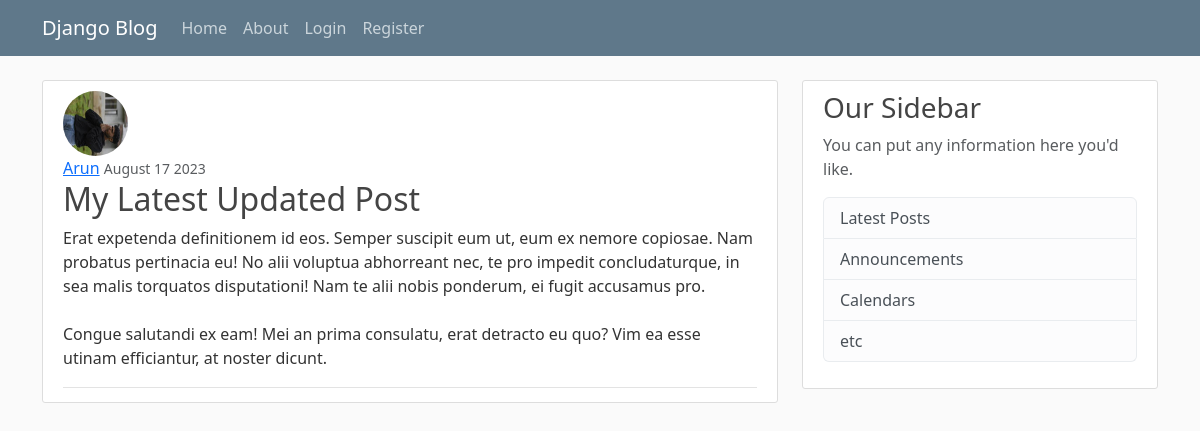
The app's page /post/31/ with its own data.
### blog/models.py (models this page shows, shortened)
class Post(models.Model):
    title = models.CharField(max_length=100)
    content = models.TextField()
    date_posted =models.DateTimeField(default=timezone.now)
    author=models.ForeignKey(User,on_delete=models.CASCADE)

### users/models.py (models this page shows, shortened)
class Profile(models.Model):
    user = models.OneToOneField(User,on_delete=models.CASCADE)
    image =models.ImageField(default='default.jpg',upload_to='profile_pics')

### blog/views.py (the view)
# urls.py: path('post/<int:pk>/',PostDetailView.as_view(),name='post-detail'),
class PostDetailView(DetailView):
    model =Post

### blog/templates/blog/post_detail.html (shortened to what this page needs)
{% extends 'blog/base.html'%}
{% block content %}
    <article class="media content-section">
        <img class="rounded-circle article-img" src="{{object.author.profile.image.url}}">
        <div class="media-body">
            <div class="article-metadata">
                <a class="mr-2" href="{% url 'user-posts' object.author.username %}">{{ object.author }}</a>
                <small class="text-muted">{{ object.date_posted|date:"F d Y" }}</small>
                <h2 class="article-title">{{ object.title }}</h2>
                <p class="article-content">{{ object.content }}</p>
        </div>
    </article>
{%  endblock content %}

### blog/static/blog/main.css (style rules this page uses)
body { background: #fafafa; color: #333333; margin-top: 5rem; }
h1, h2, h3, h4, h5, h6 { color: #444444; }
.content-section { background: #ffffff; padding: 10px 20px; border: 1px solid #dddddd; border-radius: 3px; margin-bottom: 20px; }
.article-title { color: #444444; }
.article-content { white-space: pre-line; }
.article-img { height: 65px; width: 65px; margin-right: 16px; }
.article-metadata { padding-bottom: 1px; margin-bottom: 4px; border-bottom: 1px solid #e3e3e3 }

### records on screen
Post: author.profile.image (picture), author "Arun", date_posted "August 17 2023", title "My Latest Updated Post", content "Erat expetenda definitionem id eos. Semper suscipit eum ut, eum ex nemore copiosae. Nam probatus pertinacia eu! No alii voluptua abhorreant nec, te pro impedit concludaturque, in sea malis torquatos disputationi! Nam te alii nobis ponderum, ei fugit accusamus pro. Congue salutandi ex eam! Mei an prima consulatu, erat detracto eu quo? Vim ea esse utinam efficiantur, at noster dicunt."
